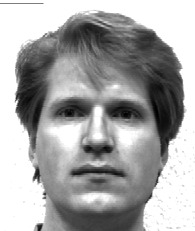
#> input picture Dataset/subject01.normal.jpg, 195 x 231 px, given as the content of the folder da/Matemáticas del Aprendizaje de Máquina/Fotos Eigen Faces/, which was not available
$ jupyter execute --allow-errors 'Eigen Faces project.ipynb'   (shell and % lines are left out)   (text cells are left out)
#> lines starting #> are read from the running program, lines starting #| are printed output that depends on the picture; pictures that were not available may be replaced by others from this repository, and a replacement may not be noted
[cell 1]
from matplotlib import pyplot as plt
from matplotlib.image import imread
import numpy as np
import os

[cell 2]
dataset_path = r'C:\Users\Lenovo\Documents\Maestría Matemática Aplicada\Matemáticas del Aprendizaje de Máquina\Fotos Eigen Faces\\'
dataset_dir  = os.listdir(dataset_path)

width  = 195
height = 231

[cell 3]
print('Train Images:')
train_image_names = ['subject01.normal.jpg'
                    ,'subject02.normal.jpg'
                    ,'subject03.normal.jpg'
                    ,'subject07.normal.jpg'
                    ,'subject10.normal.jpg'
                    ,'subject11.normal.jpg'
                    ,'subject14.normal.jpg'
                    ,'subject15.normal.jpg']

training_tensor   = np.ndarray(shape=(len(train_image_names), height*width), dtype=np.float64)

for i in range(len(train_image_names)):
    img = plt.imread(dataset_path + train_image_names[i])
#> img is the input picture: shape (231, 195); min 0, max 255, mean 166.9
    training_tensor[i,:] = np.array(img, dtype='float64').flatten()
    plt.subplot(2,4,1+i)
    plt.imshow(img, cmap='gray')
    plt.tick_params(labelleft='off', labelbottom='off', bottom='off',top='off',right='off',left='off', which='both')
plt.show()

print('Test Images:')
test_image_names = dataset_dir#[i for i in dataset_dir if i not in train_image_names]
testing_tensor   = np.ndarray(shape=(len(test_image_names), height*width), dtype=np.float64)

for i in range(len(test_image_names)):
    img = imread(dataset_path + test_image_names[i])
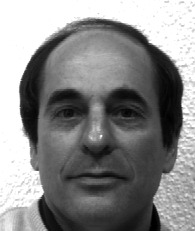
#> input picture Dataset/subject12.normal.jpg, 195 x 231 px, given as the content of the folder da/Matemáticas del Aprendizaje de Máquina/Fotos Eigen Faces/, which was not available
#> img is the input picture: shape (231, 195); min 0, max 255, mean 136.2
    testing_tensor[i,:] = np.array(img, dtype='float64').flatten()
    plt.subplot(3,6,1+i)
    plt.title(test_image_names[i].split('.')[0][-2:]+test_image_names[i].split('.')[1])
    plt.imshow(img, cmap='gray')
    plt.subplots_adjust(right=1.2, top=1.2)
    plt.tick_params(labelleft='off', labelbottom='off', bottom='off',top='off',right='off',left='off', which='both')
plt.show()

[cell 4]
mean_face = np.zeros((1,height*width))

for i in training_tensor:
    mean_face = np.add(mean_face,i)

mean_face = np.divide(mean_face,float(len(train_image_names))).flatten()

plt.imshow(mean_face.reshape(height, width), cmap='gray')
plt.tick_params(labelleft='off', labelbottom='off', bottom='off',top='off',right='off',left='off', which='both')
plt.show()
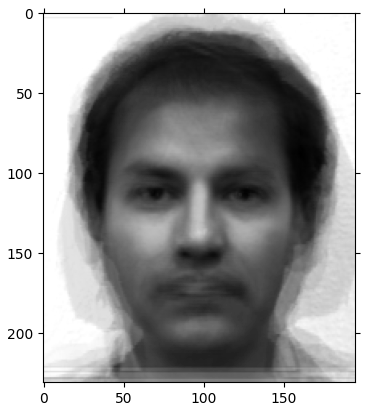
#> figure drawn by matplotlib, 1 panel

[cell 5]
normalised_training_tensor = np.ndarray(shape=(len(train_image_names), height*width))

for i in range(len(train_image_names)):
    normalised_training_tensor[i] = np.subtract(training_tensor[i],mean_face)

[cell 6]
for i in range(len(train_image_names)):
    img = normalised_training_tensor[i].reshape(height,width)
    plt.subplot(2,4,1+i)
    plt.imshow(img, cmap='gray')
    plt.tick_params(labelleft='off', labelbottom='off', bottom='off',top='off',right='off',left='off', which='both')
plt.show()
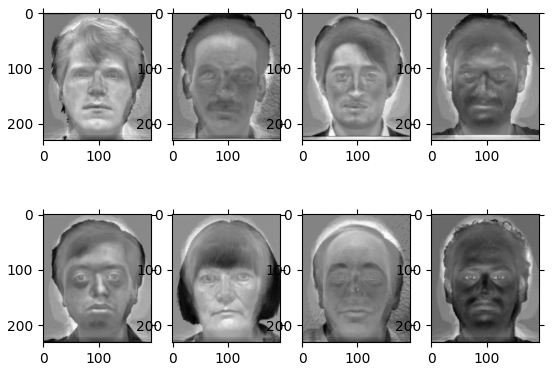
#> figure drawn by matplotlib, 8 panels

[cell 7]
cov_matrix = np.cov(normalised_training_tensor)
cov_matrix = np.divide(cov_matrix,8.0)
print('Covariance matrix of X: \n%s' %cov_matrix)

[cell 8]
eigenvalues, eigenvectors, = np.linalg.eig(cov_matrix)
print('Eigenvectors of Cov(X): \n%s' %eigenvectors)
print('\nEigenvalues of Cov(X): \n%s' %eigenvalues)

[cell 9]
eig_pairs = [(eigenvalues[index], eigenvectors[:,index]) for index in range(len(eigenvalues))]

# Sort the eigen pairs in descending order:
eig_pairs.sort(reverse=True)
eigvalues_sort  = [eig_pairs[index][0] for index in range(len(eigenvalues))]
eigvectors_sort = [eig_pairs[index][1] for index in range(len(eigenvalues))]

[cell 10]
var_comp_sum = np.cumsum(eigvalues_sort)/sum(eigvalues_sort)

# Show cumulative proportion of varaince with respect to components
print("Cumulative proportion of variance explained vector: \n%s" %var_comp_sum)

# x-axis for number of principal components kept
num_comp = range(1,len(eigvalues_sort)+1)
plt.title('Cum. Prop. Variance Explain and Components Kept')
plt.xlabel('Principal Components')
plt.ylabel('Cum. Prop. Variance Expalined')

plt.scatter(num_comp, var_comp_sum)
plt.show()
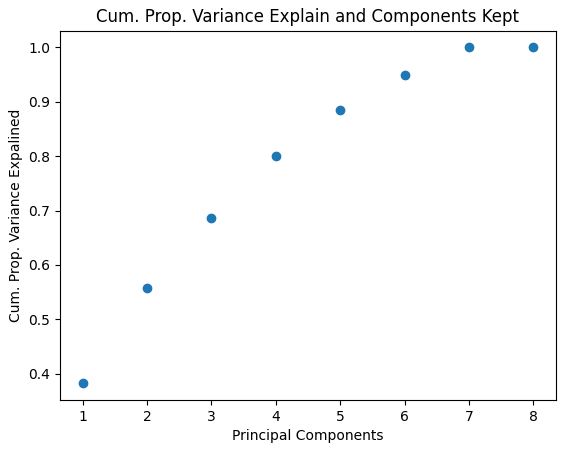
#> figure drawn by matplotlib, 1 panel

[cell 11]
reduced_data = np.array(eigvectors_sort[:7]).transpose()

[cell 12]
proj_data = np.dot(training_tensor.transpose(),reduced_data)
proj_data = proj_data.transpose()

[cell 13]
for i in range(proj_data.shape[0]):
    img = proj_data[i].reshape(height,width)
    plt.subplot(2,4,1+i)
    plt.imshow(img, cmap='jet')
    plt.tick_params(labelleft='off', labelbottom='off', bottom='off',top='off',right='off',left='off', which='both')
#> this loop made 7 passes
#> pass 1, `img = proj_data[i].reshape(height,width)`:
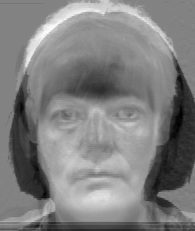
#> img: shape (231, 195) float64; min -270.2, max 256.8, mean -5.1; drawn with min black and max white
#> pass 2, `img = proj_data[i].reshape(height,width)`:
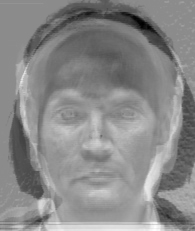
#> img: shape (231, 195) float64; min -266.3, max 218.8, mean -5.5; drawn with min black and max white
#> pass 3, `img = proj_data[i].reshape(height,width)`:
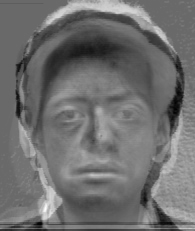
#> img: shape (231, 195) float64; min -174.4, max 246.6, mean 9.6; drawn with min black and max white
plt.show()
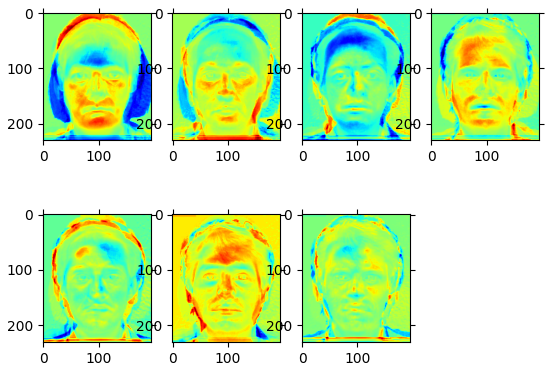
#> figure drawn by matplotlib, 7 panels

[cell 14]
w = np.array([np.dot(proj_data,i) for i in normalised_training_tensor])
w

[cell 15]
unknown_face = plt.imread('integ.jpg')
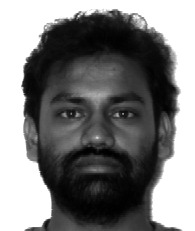
#> input picture Dataset/subject07.centerlight.jpg, 195 x 231 px, given in place of integ.jpg, which was not available
#> unknown_face is the input picture: shape (231, 195); min 0, max 255, mean 123.9
unknown_face_vector = np.array(unknown_face, dtype='float64').flatten()

plt.imshow(unknown_face, cmap='gray')
plt.title('Unknown face')
plt.tick_params(labelleft='off', labelbottom='off', bottom='off',top='off',right='off',left='off', which='both')
plt.show()

[cell 16]
normalised_uface_vector = np.subtract(unknown_face_vector
                                     ,mean_face)

plt.imshow(normalised_uface_vector.reshape(height, width), cmap='gray')
plt.title('Normalised unknown face')
plt.tick_params(labelleft='off'
               ,labelbottom='off'
               ,bottom='off'
               ,top='off'
               ,right='off'
               ,left='off'
               ,which='both')
plt.show()
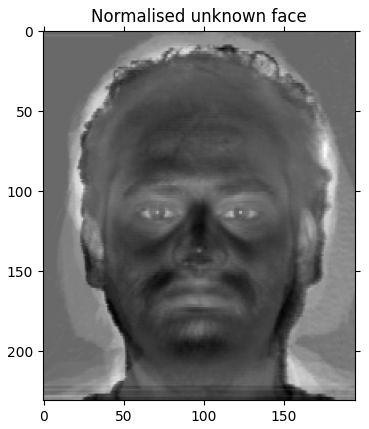
#> figure drawn by matplotlib, 1 panel

[cell 17]
w_unknown = np.dot(proj_data, unknown_face_vector)
w_unknown

[cell 18]
diff  = w - w_unknown
norms = np.linalg.norm(diff, axis=1)
print(norms)
min(norms)

[cell 19]
count        = 0
num_images   = 0
correct_pred = 0
def recogniser(img, train_image_names,proj_data,w):
#> called with img = 'subject12.normal.jpg', proj_data = array of shape (7, 45045), w = array of shape (8, 7)
    global count,highest_min,num_images,correct_pred
    unknown_face        = plt.imread('Dataset/'+img)
    num_images          += 1
    unknown_face_vector = np.array(unknown_face, dtype='float64').flatten()
    normalised_uface_vector = np.subtract(unknown_face_vector,mean_face)

    plt.subplot(9,4,1+count)
    plt.imshow(unknown_face, cmap='gray')
    plt.title('Input:'+'.'.join(img.split('.')[:2]))
    plt.tick_params(labelleft='off', labelbottom='off', bottom='off',top='off',right='off',left='off', which='both')
    count+=1

    w_unknown = np.dot(proj_data, normalised_uface_vector)
    diff  = w - w_unknown
    norms = np.linalg.norm(diff, axis=1)
    index = np.argmin(norms)

    t1 = 100111536
    #t1 = 200535910.268 # working with 6 faces
    #t0 = 86528212
    t0 = 88831687
    #t0 = 143559033 # working with 6 faces

    if norms[index] < t1:
        plt.subplot(9,4,1+count)
        if norms[index] < t0: # It's a face
            if img.split('.')[0] == train_image_names[index].split('.')[0]:
                plt.title('Matched:'+'.'.join(train_image_names[index].split('.')[:2]), color='g')
                plt.imshow(imread('Dataset/'+train_image_names[index]), cmap='gray')

                correct_pred += 1
            else:
                plt.title('Matched:'+'.'.join(train_image_names[index].split('.')[:2]), color='r')
                plt.imshow(imread('Dataset/'+train_image_names[index]), cmap='gray')
        else:
            if img.split('.')[0] not in [i.split('.')[0] for i in train_image_names] and img.split('.')[0] != 'apple':
                plt.title('Unknown face!', color='g')
                correct_pred += 1
            else:
                plt.title('Unknown face!', color='r')
        plt.tick_params(labelleft='off', labelbottom='off', bottom='off',top='off',right='off',left='off', which='both')
        plt.subplots_adjust(right=1.2, top=2.5)
    else:
        plt.subplot(9,4,1+count)
        if len(img.split('.')) == 3:
            plt.title('Not a face!', color='r')
        else:
            plt.title('Not a face!', color='g')
            correct_pred += 1
        plt.tick_params(labelleft='off', labelbottom='off', bottom='off',top='off',right='off',left='off', which='both')
    count+=1

fig = plt.figure(figsize=(15, 15))
#> (the rest of this cell did not finish here and is left out)

[cell 20]
count        = 0
#> count = 0
def recogniser(img, train_image_names,proj_data,w):
#> called with img = 'subject12.normal.jpg', proj_data = array of shape (7, 45045), w = array of shape (8, 7)
    global count
    unknown_face        = plt.imread('Dataset/'+img)
    unknown_face_vector = np.array(unknown_face, dtype='float64').flatten()
    normalised_uface_vector = np.subtract(unknown_face_vector,mean_face)

    plt.subplot(9,4,1+count)
    plt.imshow(unknown_face, cmap='gray')
    plt.title('Input:'+'.'.join(img.split('.')[:2]))
    plt.tick_params(labelleft='off', labelbottom='off', bottom='off',top='off',right='off',left='off', which='both')
    count+=1
#> count = 1

    plt.subplot(9,4,1+count)
    plt.imshow(normalised_uface_vector.reshape(height, width), cmap='gray')
    plt.title('Normalised Face')
    plt.tick_params(labelleft='off', labelbottom='off', bottom='off',top='off',right='off',left='off', which='both')
    plt.subplots_adjust(right=1.2, top=2.5)
    count+=1
#> count = 2

fig = plt.figure(figsize=(15, 15))
for i in range(len(test_image_names)):
    recogniser(test_image_names[i], train_image_names,proj_data,w)

plt.show()
